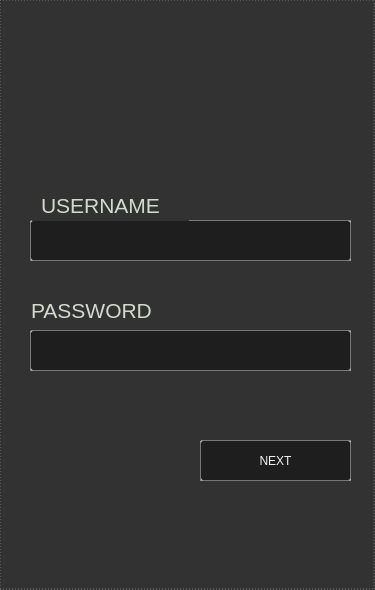
<?xml version="1.0" encoding="UTF-8"?>
<ui version="4.0">
 <class>MainWindow</class>
 <widget class="QMainWindow" name="MainWindow">
  <property name="geometry">
   <rect>
    <x>0</x>
    <y>0</y>
    <width>375</width>
    <height>590</height>
   </rect>
  </property>
  <property name="windowTitle">
   <string>MainWindow</string>
  </property>
  <property name="styleSheet">
   <string notr="true">background-color: #323232;
padding-left: 4px;
spacing: 2px;
border: 1px dashed #76797C;
</string>
  </property>
  <widget class="QWidget" name="centralwidget">
   <widget class="QLabel" name="l_password">
    <property name="geometry">
     <rect>
      <x>20</x>
      <y>300</y>
      <width>171</width>
      <height>21</height>
     </rect>
    </property>
    <property name="font">
     <font>
      <pointsize>16</pointsize>
     </font>
    </property>
    <property name="styleSheet">
     <string notr="true">	background-color: #323232;
	border: none;

    margin-left: 2px;
    margin-right: 2px;
    color: #D1DBCB;
	align: RIGHT

</string>
    </property>
    <property name="text">
     <string>PASSWORD</string>
    </property>
   </widget>
   <widget class="QLineEdit" name="usernameinp">
    <property name="geometry">
     <rect>
      <x>30</x>
      <y>220</y>
      <width>321</width>
      <height>41</height>
     </rect>
    </property>
    <property name="styleSheet">
     <string notr="true"> background-color: #1e1e1e;
    selection-background-color: #1e1e1e;
    selection-color: black;
    padding: 5px;
    border-style: hidden;
	 border: 1px groove #76797C;
   
    border-radius: 2px;
    color: #eff0f1;</string>
    </property>
    <property name="text">
     <string/>
    </property>
   </widget>
   <widget class="QLineEdit" name="passwordinp">
    <property name="geometry">
     <rect>
      <x>30</x>
      <y>330</y>
      <width>321</width>
      <height>41</height>
     </rect>
    </property>
    <property name="styleSheet">
     <string notr="true"> background-color: #1e1e1e;
    selection-background-color: #1e1e1e;
    selection-color: black;
    padding: 5px;
    border-style: hidden;
	 border: 1px groove #76797C;
   
    border-radius: 2px;
    color: #eff0f1;</string>
    </property>
   </widget>
   <widget class="QPushButton" name="pushButton">
    <property name="geometry">
     <rect>
      <x>200</x>
      <y>440</y>
      <width>151</width>
      <height>41</height>
     </rect>
    </property>
    <property name="styleSheet">
     <string notr="true">QPushButton
{
    background-color: #1e1e1e;
    selection-background-color: #1e1e1e;
    selection-color: black;
    padding: 5px;
    border-style: hidden;
	 border: 1px groove #76797C;
   
    border-radius: 2px;
    color: #eff0f1;
}

QPushButton:disabled
{
    background-color: #323232;
    border-width: 1px;
    border-color: #454545;
    border-style: solid;
    padding-top: 5px;
    padding-bottom: 5px;
    padding-left: 10px;
    padding-right: 10px;
    border-radius: 2px;
    color: #454545;
}

QPushButton:focus {
    background-color: #D1DBCB;
    color: black;
}

QPushButton:pressed
{
    color: black;
    background-color: #D1DBCB;
    padding-top: -15px;
    padding-bottom: -17px;
}</string>
    </property>
    <property name="text">
     <string>NEXT</string>
    </property>
   </widget>
   <widget class="QLabel" name="l_username">
    <property name="geometry">
     <rect>
      <x>30</x>
      <y>190</y>
      <width>161</width>
      <height>31</height>
     </rect>
    </property>
    <property name="font">
     <font>
      <pointsize>16</pointsize>
     </font>
    </property>
    <property name="styleSheet">
     <string notr="true">	background-color: #323232;
	border: none;

    margin-left: 2px;
    margin-right: 2px;
    color: #D1DBCB;


</string>
    </property>
    <property name="text">
     <string>USERNAME</string>
    </property>
   </widget>
  </widget>
 </widget>
 <resources/>
 <connections/>
</ui>
